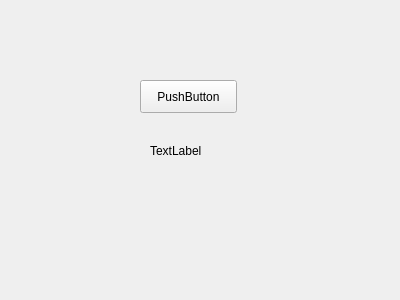
<?xml version="1.0" encoding="UTF-8"?>
<ui version="4.0">
 <class>Widget</class>
 <widget class="QWidget" name="Widget">
  <property name="geometry">
   <rect>
    <x>0</x>
    <y>0</y>
    <width>400</width>
    <height>300</height>
   </rect>
  </property>
  <property name="windowTitle">
   <string>Widget</string>
  </property>
  <widget class="QPushButton" name="pushButton">
   <property name="geometry">
    <rect>
     <x>140</x>
     <y>80</y>
     <width>97</width>
     <height>33</height>
    </rect>
   </property>
   <property name="text">
    <string>PushButton</string>
   </property>
  </widget>
  <widget class="QLabel" name="label">
   <property name="geometry">
    <rect>
     <x>150</x>
     <y>140</y>
     <width>67</width>
     <height>21</height>
    </rect>
   </property>
   <property name="text">
    <string>TextLabel</string>
   </property>
  </widget>
 </widget>
 <layoutdefault spacing="6" margin="11"/>
 <resources/>
 <connections/>
</ui>
